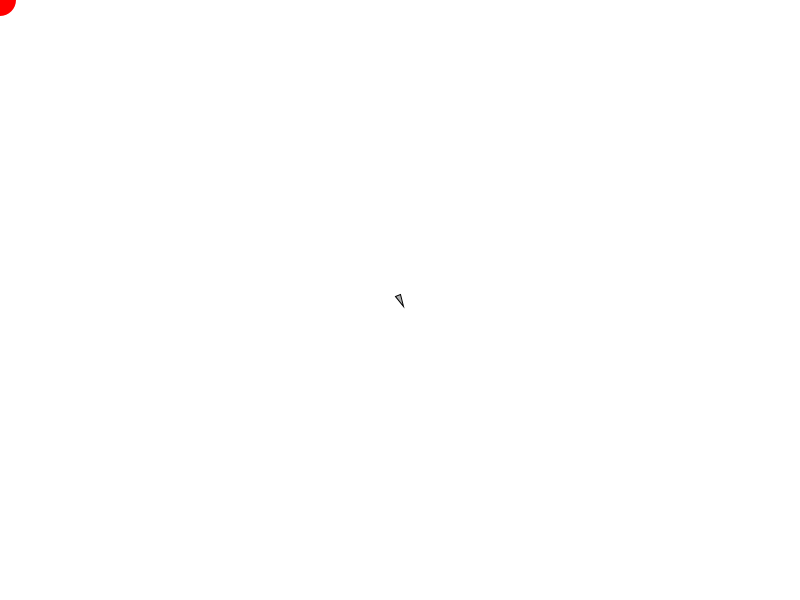
Frame 1 (no input)
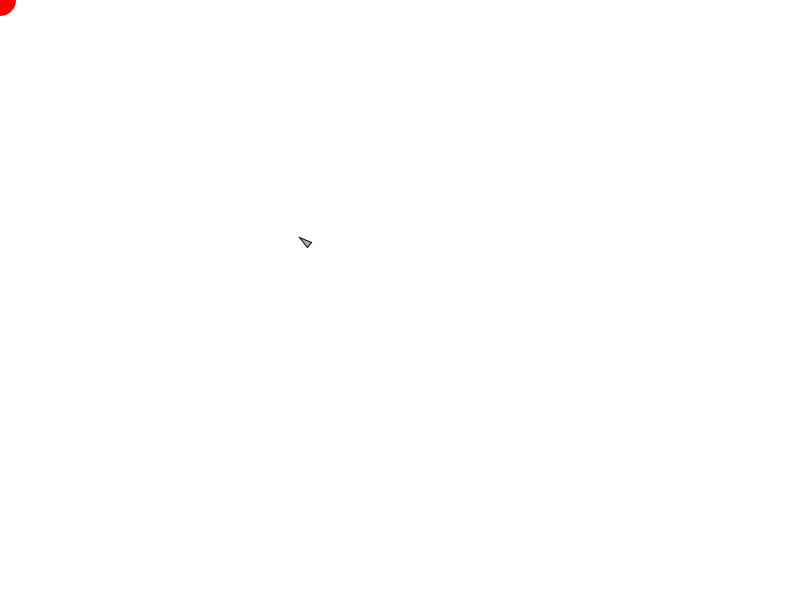
Frame 60 (the mouse pressed at the canvas centre just before this capture)
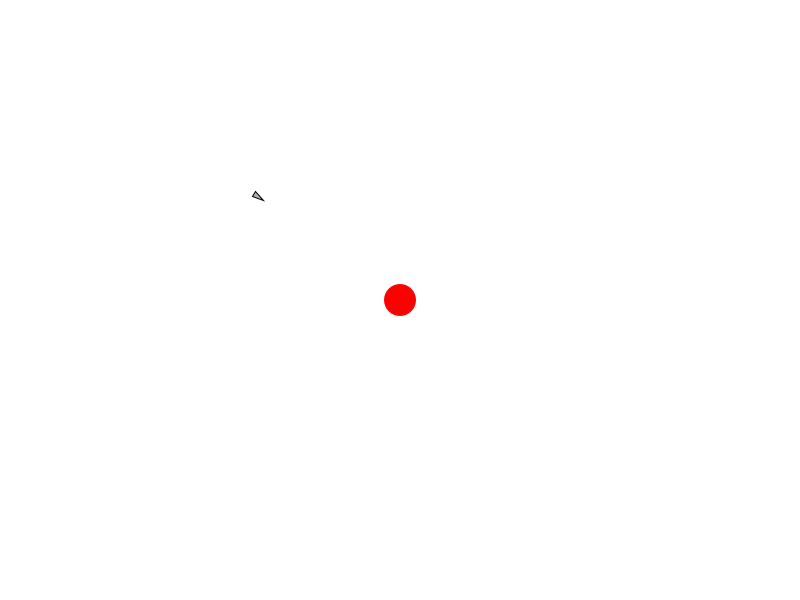
Frame 120 (the mouse held since frame 60 and released just before this capture)

The Processing sketch that drew these frames (run headless with seeded random() and noise(); from frame 60 on, the mouse is pressed at the canvas centre):

// Processing sketch: e02_arrival
// ── e02_arrival.pde
Vehicle v;
PVector target;

void setup() {
  size(800, 600);
  v = new Vehicle(width/2, height/2);
  // target = new PVector(random(width), random(height));
  target = new PVector();
}

void draw() {
  background(255);

  // Target
  target.set(mouseX, mouseY);
  noStroke();
  fill(255, 0, 0);
  ellipse(target.x, target.y, 32, 32);

  // Vehicle
  v.update();
  v.seek(target);
  // v.flee(target);
  v.display();
}

// ── Vehicle.pde
/**
 * Steering: Arrival
 *
 * Q. Why does seek cause the vehicle to fly past the target then turn around?
 * A. Whether it's far away or close it always wants to go as fast as possible.
 *
 * ----X---->
 *
 * To "arrive" a vehicle needs to consider its speed relative to the distance
 * from its target.
 *
 * ---> X
 *
 * Reynolds's steering formula:
 *
 * steering force = desired velocity - current velocity
 *
 * ----------> current
 * ------><--- desired
 *        <--- steering (or "error")
 *
 * Note: This is different from gravitational attraction! - with gravitational
 * attraction, you would never have a force pointing away from the target, no
 * matter how close. But with arriving via steering, if you are moving too fast
 * towards the target, the error would actually tell you to slow down!
 */

class Vehicle {
  PVector location;
  PVector velocity;
  PVector acceleration;

  // We need to constrain desired velocity so that the vehicle can't just
  // 'teleport' to its target location.
  float maxspeed;

  // 'Steering' ability (handling)
  float maxforce;

  // Size
  float r;

  Vehicle(float x, float y) {
    location = new PVector(x, y);
    velocity = new PVector();
    acceleration = new PVector(0.5, 1);
    maxspeed = 4;
    maxforce = 0.1;
    r = 3;
  }

  void update() {
    velocity.add(acceleration);
    velocity.limit(maxspeed);
    location.add(velocity);
    acceleration.mult(0);
  }

  void display() {
    // Vehicle is a triangle pointing in the direction of velocity;
    // since it is drawn pointing up, we rotate it an additional 90 degrees.
    float theta = velocity.heading() + PI/2;
    fill(175);
    stroke(0);
    pushMatrix();
    translate(location.x, location.y);
    rotate(theta);
    beginShape();
    vertex(0, -r*2);
    vertex(-r, r*2);
    vertex(r, r*2);
    endShape(CLOSE);
    popMatrix();
  }

  void seek(PVector target) {
    PVector desired = PVector.sub(target, location); // vector pointing from location to target
    float d = desired.mag(); // distance
    desired.normalize(); // unit vector (direction)
    // If we're closer than 100 pixels...
    if (d < 100) {
      // ...set the magnitude according to how close we are
      float m = map(d, 0, 100, 0, maxspeed);
      desired.mult(m);
    } else {
      // Proceed at maximum speed
      desired.mult(maxspeed); // constrain
    }
    PVector steer = PVector.sub(desired, velocity); // Reynolds's steering formula (steering = desired - velocity)
    steer.limit(maxforce); // how easy does the vehicle turn?
    applyForce(steer);
  }

  void flee(PVector target) {
    PVector desired = PVector.sub(target, location); // vector from location to target
    desired.normalize(); // unit vector (direction)
    desired.mult(-maxspeed); // constrain and negate
    PVector steer = PVector.sub(desired, velocity); // Reynolds's steering formula
    steer.limit(maxforce); // how easy does the vehicle turn?
    applyForce(steer);
  }

  void applyForce(PVector f) {
    acceleration.add(f);
  }
}
